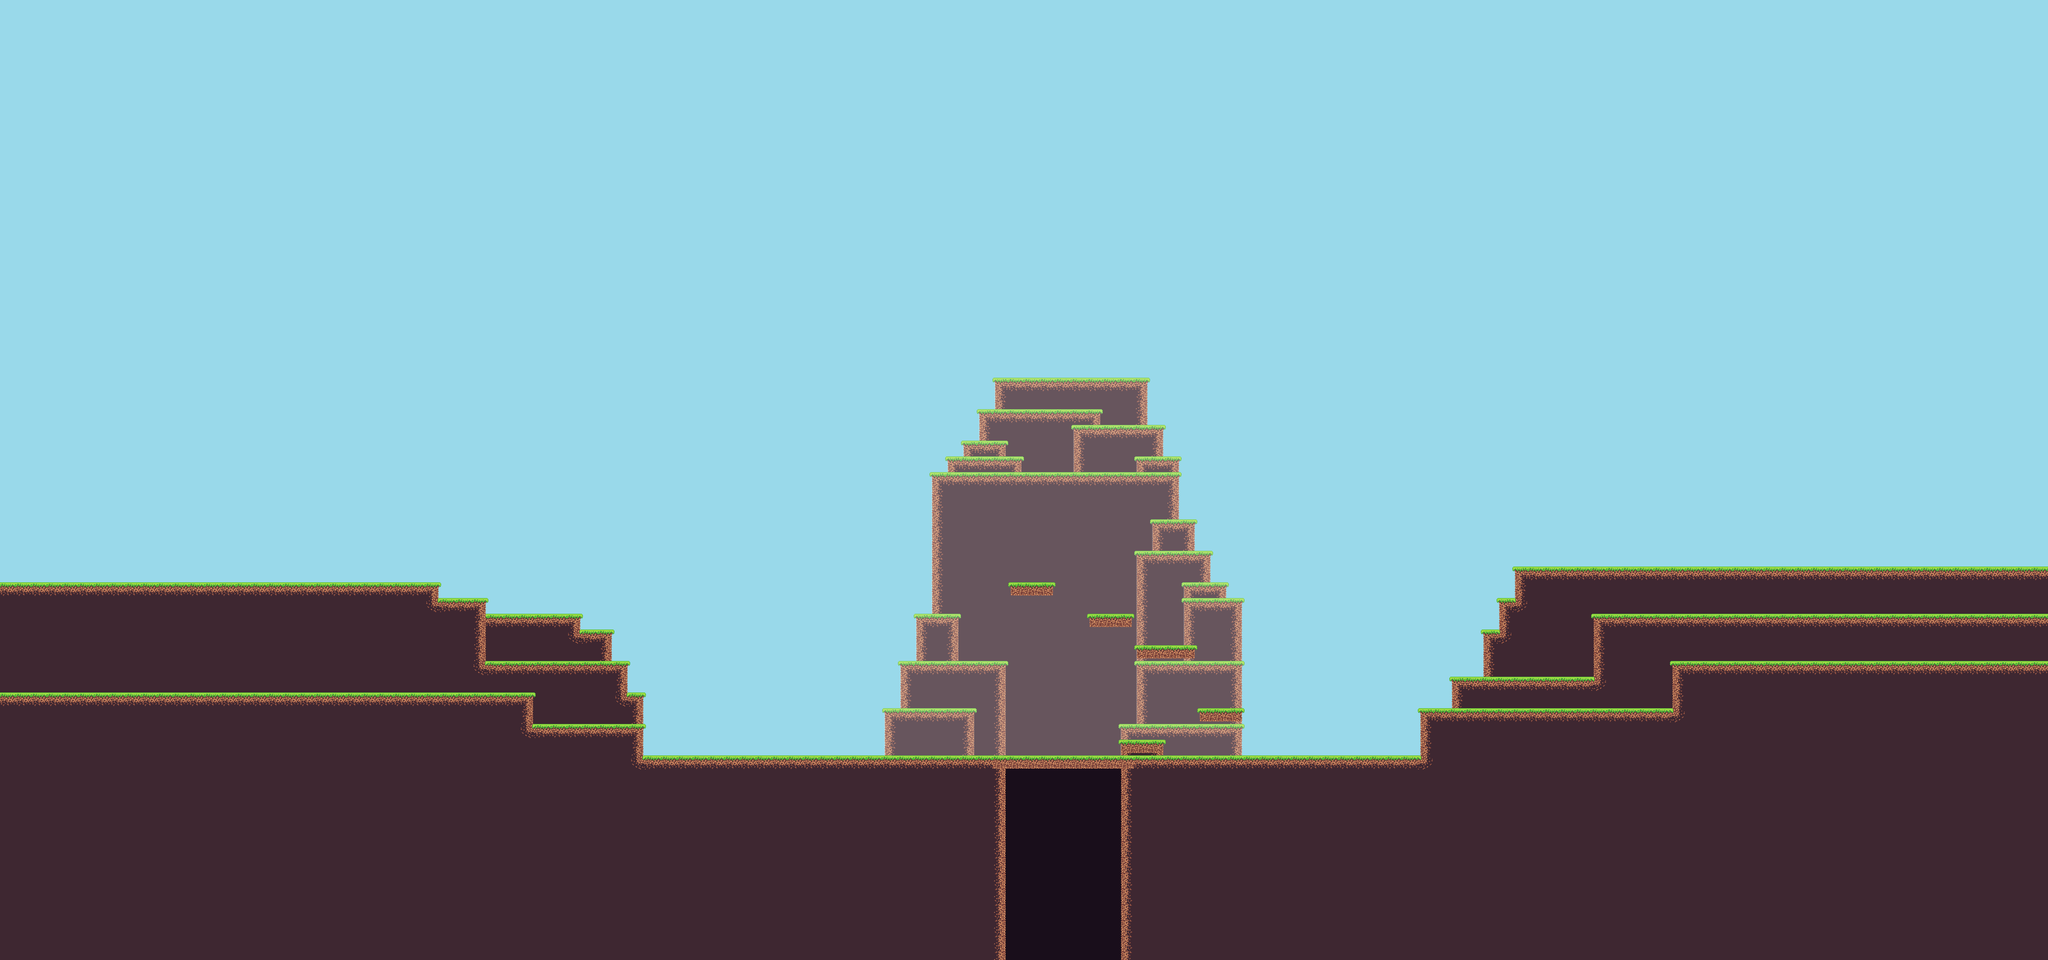

Rendered tile map (Tiled .tmx) drawn with the repository's tilesets; below, a short description and the map source with its tile grids summarised:
An orthogonal 130x61 tile map with 32x32 px tiles, 6 tile layers (sky, dirtfiill, dirt, parkourfill, ...) and 7 objects.

<map version="1.10" tiledversion="1.10.2" orientation="orthogonal" renderorder="right-down" width="130" height="61" tilewidth="32" tileheight="32" infinite="0" nextlayerid="15" nextobjectid="57">
 <editorsettings>
  <export target="tutorialMap.lua" format="lua" />
 </editorsettings>
 <tileset firstgid="1" name="tileset" tilewidth="32" tileheight="32" tilecount="143" columns="13">
  <image source="tileset.png" width="416" height="352" />
 </tileset>
 <layer id="14" name="sky" width="130" height="61">
  <data>[7930 cells, 7930 non-empty, 1 distinct tile ids]</data>
 </layer>
 <layer id="2" name="dirtfiill" width="130" height="61">
  <data>[7930 cells, 1637 non-empty, 5 distinct tile ids]</data>
 </layer>
 <layer id="1" name="dirt" width="130" height="61">
  <data>[7930 cells, 2896 non-empty, 16 distinct tile ids]</data>
 </layer>
 <layer id="4" name="parkourfill" width="130" height="61">
  <data>[7930 cells, 17 non-empty, 6 distinct tile ids]</data>
 </layer>
 <layer id="3" name="parkour" width="130" height="61">
  <data>[7930 cells, 17 non-empty, 3 distinct tile ids]</data>
 </layer>
 <layer id="5" name="fall" width="130" height="61">
  <data>[7930 cells, 9 non-empty, 1 distinct tile ids]</data>
 </layer>
 <objectgroup id="7" name="walls" visible="0">
  <object id="13" x="2272" y="1504" width="96" height="32" />
  <object id="14" x="2432" y="1440" width="96" height="32" />
  <object id="15" x="2304" y="1312" width="128" height="32" />
  <object id="19" x="2208" y="1248" width="96" height="32" />
 </objectgroup>
 <objectgroup id="8" name="swalls" visible="0">
  <object id="23" x="2048" y="1184" width="96" height="32" />
  <object id="24" x="2112" y="992" width="32" height="192" />
 </objectgroup>
 <objectgroup id="12" name="fwall" visible="0">
  <object id="49" x="8" y="1536" width="4152" height="32" />
 </objectgroup>
</map>